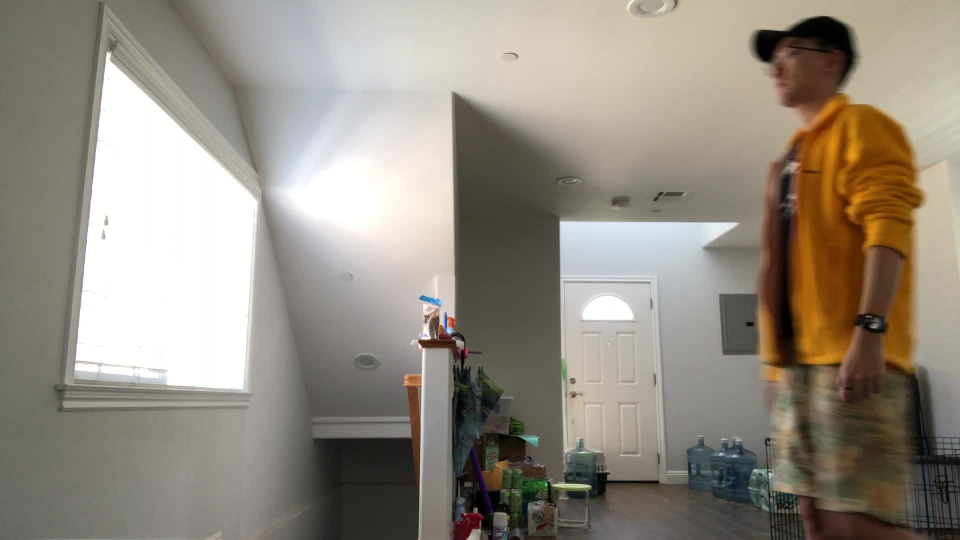
%> input picture app/ubmark/MATLAB_app/walking_man_test_fps20/ezgif-frame-001.jpg, 1920 x 1080 px (shown at 1/2 size); its folder holds only this picture in this run
$ octave OF_MATLAB_APP_no_shift.m   (GNU Octave 9; MATLAB toolbox functions it lacks are replaced by stand-ins)
%> lines starting %> are read from the running program, lines starting %| are printed output that depends on the picture
clear all;
% Intel(R) Xeon(R) CPU E5-2660 v3 @ 2.60GHz
% parameters
n_rows = 96;
n_cols = 128;
resize_scale = [n_rows n_cols];
image_number = 10;
trim_w = 5;
w = 1;
frame_rate = 5;
cpu_f = 2.6*(10^9);
%===================================


delete 'result_MATLAB/result_video_matlab_no_shift.avi'
%Video = VideoWriter('traffic_test_video_480p_fps10/Optical_Flow_Result_Video_MATLAB.avi');  % create a video object file
Video = VideoWriter('result_MATLAB/result_video_matlab_no_shift.avi');  % create a video object file
Video.FrameRate= frame_rate;
Video.Quality = 100;
open(Video);

first_image = imread(sprintf('walking_man_test_fps20/ezgif-frame-%03d.jpg', 1));
%> first_image is the input picture: size 1080x1920x3 uint8; mean R, G, B 148.5, 141, 129.6
first_image = imresize(first_image, resize_scale);
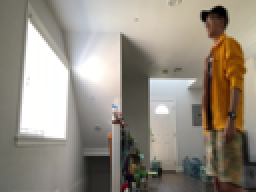
%> first_image: size 96x128x3 uint8 (shown 2 times larger); mean R, G, B 148.5, 141, 129.6
first_image = rgb2gray(first_image);
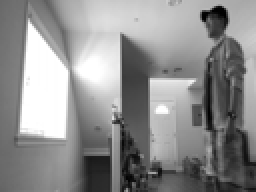
%> first_image: size 96x128 uint8 (shown 2 times larger); min 0, max 255, mean 142
first_image = int32(first_image);
%> first_image: size 96x128 int32
%> (the run ends here)
